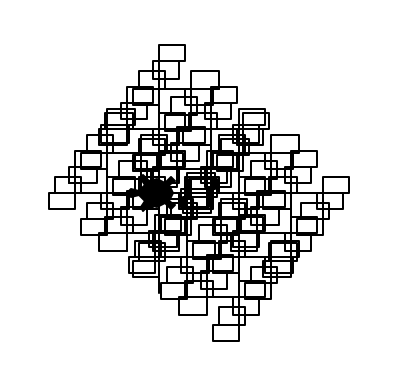

This chart was generated by the following Python code:
from turtle import *


shape("turtle")
speed(0)

def tree(size, levels, angle):
    varible_size = 0.8
    substract = 1 
    if levels == 0:
        return

    forward(size)
    right(angle)
    tree(size * varible_size, levels - substract, angle)
    left(angle)
    tree(size * varible_size, levels - substract, angle)
    right(angle)
    # tree(size * varible_size, levels - substract, angle)

left(90)
tree(50, 10, 90)
mainloop()
